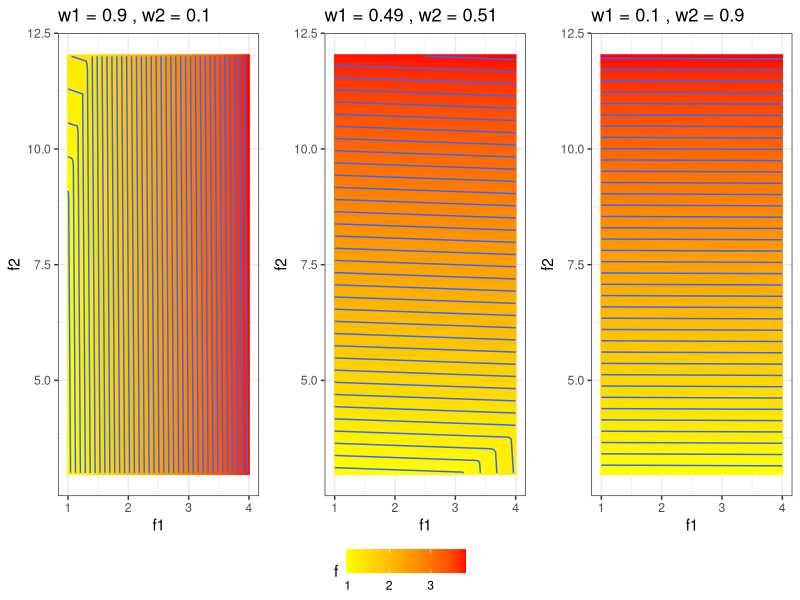

Here is the R script that generated this plot:
# ------------------------------------------------------------------------------
# multicrit

# FIG: generate a plot of the Pareto fronts
# ------------------------------------------------------------------------------

library(ggplot2)
library(ggpubr)
theme_set(theme_bw())

# ------------------------------------------------------------------------------

res = 100
x_range = c(0,3)

# we need an equidistant grid on y1,y2 for ggplot2, therefore we use inverted functions
# only works if fun1 and fun2 are not correlated
fun2 = function(x) 3 * (x - 2)^2
fun2_inv = function(y) 2 + sqrt(y)/sqrt(3) # only for x positive!

fun1 = function(x) (x - 1)^2
fun1_inv = function(y) 1 + sqrt(y) # only for x positive!

y1_range = fun1(x_range)
y2_range = fun2(x_range)

y1_seq = do.call(seq, c(as.list(y1_range), length.out = res))
y2_seq = do.call(seq, c(as.list(y2_range), length.out = res))

x1_seq = fun1_inv(y1_seq)
x2_seq = fun2_inv(y2_seq)

tscheb = function(y1, y2, w1, w2, rho = 0.05) {
  max(y1*w1, y2*w2) + rho*(y1*w1 + y2*w2)
}

xgrid = expand.grid(y1=y1_seq, y2=y2_seq)

plotSpace = function(w1, w2) {

  if (FALSE) {
    w1 = 0.1; w2 = 0.9
  }

  x = xgrid

  x$f = mapply(tscheb, y1 = x$y1, y2 = x$y2, MoreArgs = list(w1 = w1, w2 = w2))

  g = ggplot(x, aes(x = y1, y = y2, fill = f, z = f))
  g = g + geom_raster() + geom_contour(bins = 40)
  g = g + theme(legend.position = "None")
  g = g + scale_fill_gradientn(colours=c("yellow","red"))
  g = g + labs(x = "f1", y = "f2", title = paste("w1 =", w1, ", w2 =", w2))
  g
}

p = ggarrange(plotSpace(0.9,0.1), plotSpace(0.49,0.51), plotSpace(0.1,0.9), common.legend = TRUE, legend = "bottom", nrow = 1)
if (interactive()) print(p)
ggsave("../figure_man/parego_viz.png", p, height = 3, width = 8)
